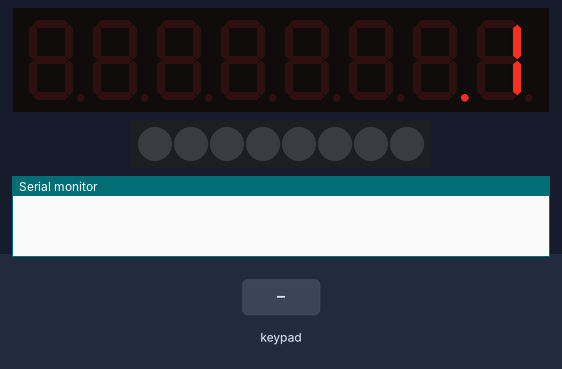
Simulated run of this sketch. Board: Arduino Uno, built with avr-gcc and run on an emulated ATmega328P. Shown: 8-digit seven-segment display, 8 RGB LEDs in strip order, left to right, the last lines printed to the serial monitor. The test bench sets the inputs (shaded band).

Above: at 1.3 s.
1.4 s: keypad keys 2 5 pressed 0.719 s apart
At 1.9 s:
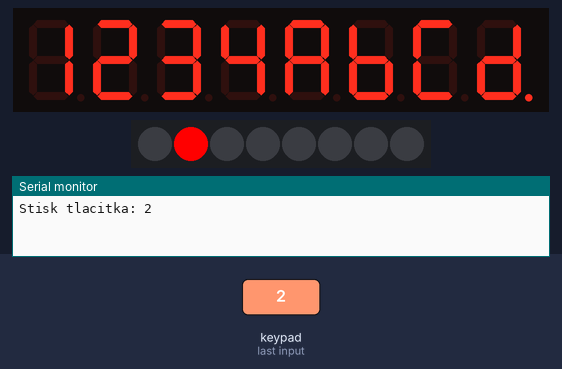
4.5 s: key '1' pressed
At 4.8 s:
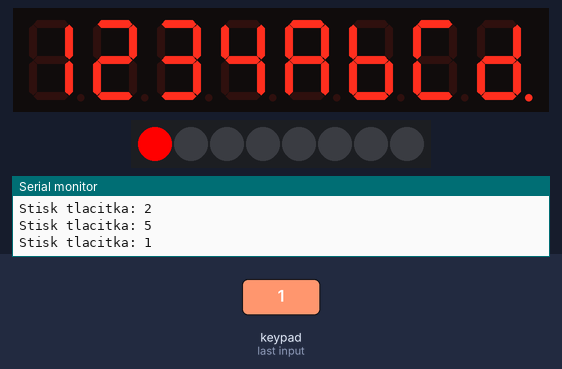
6.5 s: key '3' pressed
At 6.9 s:
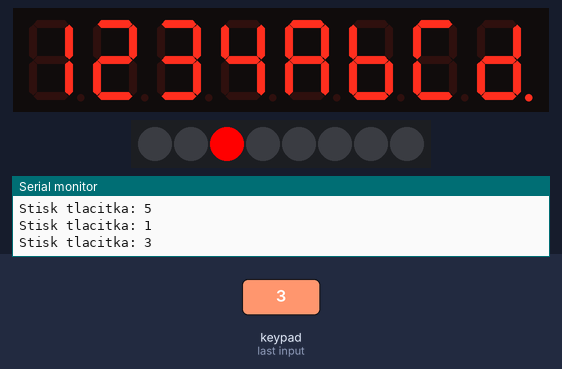
Timing chart, 0 to 9.5 s (numbered marks = the images above; inputs shaded):
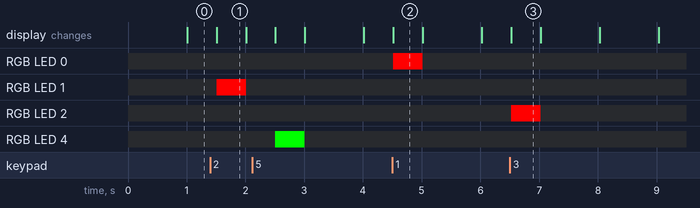

The sketch:

panel-tr1838.ino
```cpp
// Ovládací panel s TM1638

// připojení knihovny
#include <TM1638.h>

// nastavení čísel pinů pro propojení s Arduinem
#define DATA 2
#define CLOCK 3
#define STROBE 4

// vytvoření instance panel z knihovny TM1638
TM1638 panel(DATA, CLOCK, STROBE);

void setup() {
  // komunikace přes sériovou linku rychlostí 9600 baud
  Serial.begin(9600);
}

void loop() {
  // vytvoření proměnné pro uložení stavu tlačítka
  // v čisté formě (panelTlac) a do rozsahu 1-8 (tlacitko)
  byte panelTlac = panel.getButtons();
  int tlacitko = 0;
  // vytvoření proměnné cas a uložení
  // aktuálního času od zapnutí Arduina
  // v sekundách
  long cas = millis()/1000;
  // rozsvícení LED diody s příslušným tlačítkem
  // fungující pro více tlačítek najednou
  panel.setLEDs(((panelTlac & 0xF0) << 8) | (panelTlac & 0xF));
  // pro rozsvícení jednotlivých LED slouží tento příkaz a příklad:
  // setLED(0 pro vypnutí/1 pro zapnutí), číslo LED
  /// panel.setLED(1, 4); // zapnutí 4. LED diody

  // překlad čisté formy na rozsah 1-8
  switch(panelTlac) {
    case 1:
      tlacitko = 1;
      break;
    case 2:
      tlacitko = 2;
      break;
     case 4:
      tlacitko = 3;
      break;
    case 8:
      tlacitko = 4;
      break;
     case 16:
      tlacitko = 5;
      break;
    case 32:
      tlacitko = 6;
      break;
     case 64:
      tlacitko = 7;
      break;
    case 128:
      tlacitko = 8;
      break;
    default:
      tlacitko = 0;
  }
  // v případě, že bylo stisknuto tlačítko,
  // vypiš jeho číslo po sériové lince
  // a na displej vypiš ukázku znaků
  if (tlacitko > 0) {
    Serial.print("Stisk tlacitka: ");
    Serial.println(tlacitko);
    // výpis ukázky znaků v hex formátu,
    // 1 znamená tečku v prvním znaku
    panel.setDisplayToHexNumber(0x1234ABCD, 1);
  }
  // pokud nebylo stisknuto žádné tlačítko,
  // vypiš na displej aktuální čas od spuštění
  else {
    // výpis čísla ve tvaru: číslo, tečka u druhého znaku,
    //  0 pro výpis bez nul/ 1 výpis s nulami
    panel.setDisplayToDecNumber(cas, 2, 0);
  }
  // pauza pro přehlednější výpis
  delay(500);
}
```

Measured:
- after the input at 1.4 s, the display: changes after 0.11 s (image 1)
- after the input at 4.5 s, the display: changes at once (image 2)
- after the input at 6.5 s, the display: changes at once (image 3)
- what the display in image 1 shows lasts 0.5 s, from 1.5 s to 2.0 s
